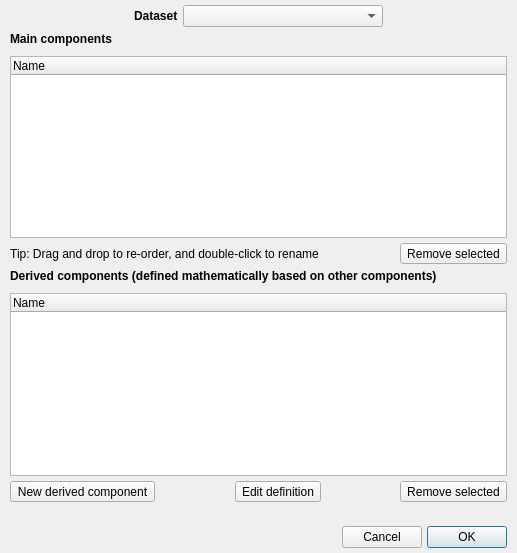
<?xml version="1.0" encoding="UTF-8"?>
<ui version="4.0">
 <class>Form</class>
 <widget class="QWidget" name="Form">
  <property name="geometry">
   <rect>
    <x>0</x>
    <y>0</y>
    <width>517</width>
    <height>553</height>
   </rect>
  </property>
  <property name="windowTitle">
   <string>Add/edit components</string>
  </property>
  <layout class="QVBoxLayout" name="verticalLayout">
   <property name="spacing">
    <number>5</number>
   </property>
   <property name="leftMargin">
    <number>10</number>
   </property>
   <property name="topMargin">
    <number>5</number>
   </property>
   <property name="rightMargin">
    <number>10</number>
   </property>
   <property name="bottomMargin">
    <number>5</number>
   </property>
   <item>
    <layout class="QHBoxLayout" name="horizontalLayout_4">
     <item>
      <spacer name="horizontalSpacer_6">
       <property name="orientation">
        <enum>Qt::Horizontal</enum>
       </property>
       <property name="sizeHint" stdset="0">
        <size>
         <width>40</width>
         <height>20</height>
        </size>
       </property>
      </spacer>
     </item>
     <item>
      <widget class="QLabel" name="label_3">
       <property name="font">
        <font>
         <weight>75</weight>
         <bold>true</bold>
        </font>
       </property>
       <property name="text">
        <string>Dataset</string>
       </property>
      </widget>
     </item>
     <item>
      <widget class="QComboBox" name="combosel_data">
       <property name="minimumSize">
        <size>
         <width>200</width>
         <height>0</height>
        </size>
       </property>
      </widget>
     </item>
     <item>
      <spacer name="horizontalSpacer_2">
       <property name="orientation">
        <enum>Qt::Horizontal</enum>
       </property>
       <property name="sizeHint" stdset="0">
        <size>
         <width>40</width>
         <height>20</height>
        </size>
       </property>
      </spacer>
     </item>
    </layout>
   </item>
   <item>
    <widget class="QLabel" name="label">
     <property name="font">
      <font>
       <weight>75</weight>
       <bold>true</bold>
      </font>
     </property>
     <property name="text">
      <string>Main components</string>
     </property>
    </widget>
   </item>
   <item>
    <spacer name="verticalSpacer">
     <property name="orientation">
      <enum>Qt::Vertical</enum>
     </property>
     <property name="sizeType">
      <enum>QSizePolicy::Fixed</enum>
     </property>
     <property name="sizeHint" stdset="0">
      <size>
       <width>10</width>
       <height>5</height>
      </size>
     </property>
    </spacer>
   </item>
   <item>
    <widget class="ComponentTreeWidget" name="list_main_components">
     <property name="dragDropMode">
      <enum>QAbstractItemView::InternalMove</enum>
     </property>
     <column>
      <property name="text">
       <string>Name</string>
      </property>
     </column>
    </widget>
   </item>
   <item>
    <layout class="QHBoxLayout" name="horizontalLayout_3">
     <item>
      <widget class="QLabel" name="label_6">
       <property name="text">
        <string>Tip: Drag and drop to re-order, and double-click to rename</string>
       </property>
       <property name="alignment">
        <set>Qt::AlignCenter</set>
       </property>
      </widget>
     </item>
     <item>
      <spacer name="horizontalSpacer_5">
       <property name="orientation">
        <enum>Qt::Horizontal</enum>
       </property>
       <property name="sizeHint" stdset="0">
        <size>
         <width>40</width>
         <height>20</height>
        </size>
       </property>
      </spacer>
     </item>
     <item>
      <widget class="QToolButton" name="button_remove_main">
       <property name="text">
        <string>Remove selected</string>
       </property>
      </widget>
     </item>
    </layout>
   </item>
   <item>
    <widget class="QLabel" name="label_2">
     <property name="font">
      <font>
       <weight>75</weight>
       <bold>true</bold>
      </font>
     </property>
     <property name="text">
      <string>Derived components (defined mathematically based on other components)</string>
     </property>
    </widget>
   </item>
   <item>
    <spacer name="verticalSpacer_2">
     <property name="orientation">
      <enum>Qt::Vertical</enum>
     </property>
     <property name="sizeType">
      <enum>QSizePolicy::Fixed</enum>
     </property>
     <property name="sizeHint" stdset="0">
      <size>
       <width>10</width>
       <height>5</height>
      </size>
     </property>
    </spacer>
   </item>
   <item>
    <widget class="ComponentTreeWidget" name="list_derived_components">
     <property name="dragDropMode">
      <enum>QAbstractItemView::InternalMove</enum>
     </property>
     <column>
      <property name="text">
       <string>Name</string>
      </property>
     </column>
    </widget>
   </item>
   <item>
    <layout class="QHBoxLayout" name="horizontalLayout">
     <item>
      <widget class="QToolButton" name="button_add_derived">
       <property name="text">
        <string>New derived component</string>
       </property>
      </widget>
     </item>
     <item>
      <spacer name="horizontalSpacer_3">
       <property name="orientation">
        <enum>Qt::Horizontal</enum>
       </property>
       <property name="sizeHint" stdset="0">
        <size>
         <width>40</width>
         <height>20</height>
        </size>
       </property>
      </spacer>
     </item>
     <item>
      <widget class="QToolButton" name="button_edit_derived">
       <property name="text">
        <string>Edit definition</string>
       </property>
      </widget>
     </item>
     <item>
      <spacer name="horizontalSpacer_4">
       <property name="orientation">
        <enum>Qt::Horizontal</enum>
       </property>
       <property name="sizeHint" stdset="0">
        <size>
         <width>40</width>
         <height>20</height>
        </size>
       </property>
      </spacer>
     </item>
     <item>
      <widget class="QToolButton" name="button_remove_derived">
       <property name="text">
        <string>Remove selected</string>
       </property>
      </widget>
     </item>
    </layout>
   </item>
   <item>
    <widget class="QLabel" name="label_status">
     <property name="text">
      <string/>
     </property>
     <property name="alignment">
      <set>Qt::AlignCenter</set>
     </property>
    </widget>
   </item>
   <item>
    <layout class="QHBoxLayout" name="horizontalLayout_2">
     <item>
      <spacer name="horizontalSpacer">
       <property name="orientation">
        <enum>Qt::Horizontal</enum>
       </property>
       <property name="sizeHint" stdset="0">
        <size>
         <width>40</width>
         <height>20</height>
        </size>
       </property>
      </spacer>
     </item>
     <item>
      <widget class="QPushButton" name="button_cancel">
       <property name="text">
        <string>Cancel</string>
       </property>
      </widget>
     </item>
     <item>
      <widget class="QPushButton" name="button_ok">
       <property name="text">
        <string>OK</string>
       </property>
       <property name="default">
        <bool>true</bool>
       </property>
      </widget>
     </item>
    </layout>
   </item>
  </layout>
 </widget>
 <customwidgets>
  <customwidget>
   <class>ComponentTreeWidget</class>
   <extends>QTreeWidget</extends>
   <header>glue.dialogs.component_manager.qt.component_manager</header>
  </customwidget>
 </customwidgets>
 <resources/>
 <connections/>
</ui>
